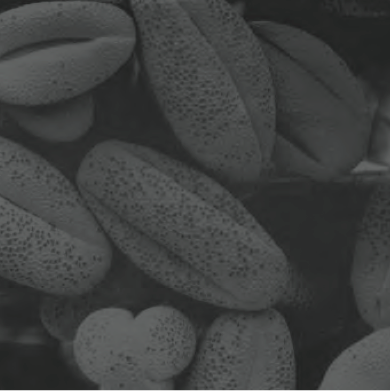
%> input picture Lab_2/seeds.tif, 390 x 391 px
$ octave Lab2.m   (GNU Octave 9; MATLAB toolbox functions it lacks are replaced by stand-ins)
%> lines starting %> are read from the running program, lines starting %| are printed output that depends on the picture; in (x1, y1, x2, y2) boxes, pixels count from 0 and x2, y2 are one past the last pixel; in counts of white or black regions, pixels touching at a corner belong together; the program's own positions count from 1
%===================================================================
clc
clear all
close all
% ===================================================================

figure('Name','Lab2','NumberTitle','off');
img = imread('seeds.tif');
subplot(3,1,1)
img=(img(:,:,1:3));
imwrite(img,'seeds.jpg');
img2=imread('seeds.jpg');
imshow(img);
title('orginal')
%====================================================================

subplot(3,1,2)
bw= im2bw(img,0.2);
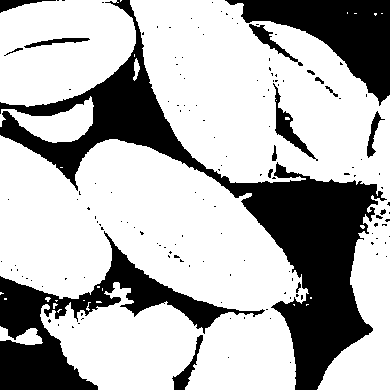
%> bw: size 391x390 logical; 70.2% white; 146 black regions (129 under 20 px), largest, box (x1, y1, x2, y2) and area: (0, 0, 387, 390) 25094, (0, 231, 265, 390) 10221, (225, 0, 390, 106) 7237
imshow(bw);
title('binary image')

subplot(3,1,3)
% I=imread('seeds.jpg');
% J1=imadjust(I,[ ],[1;0]);
% imshow(J1)
bw2 = imcomplement(img2);
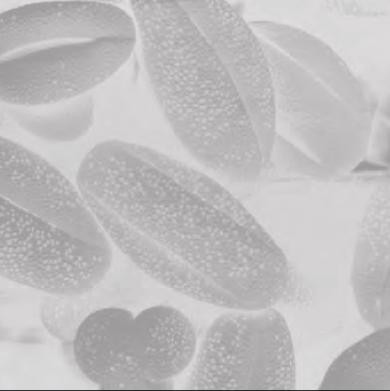
%> bw2: size 391x390x3 uint8; mean R, G, B 191.3, 189.4, 190.3
imshow(bw2);
title('negative image ')
%=====================================================================
figure('Name','Histograms','NumberTitle','off');
subplot(1,2,1)
histogram(img);
title('Histogram');
subplot(1,2,2)
im= histogram(bw2)
title('Histogram for neg')
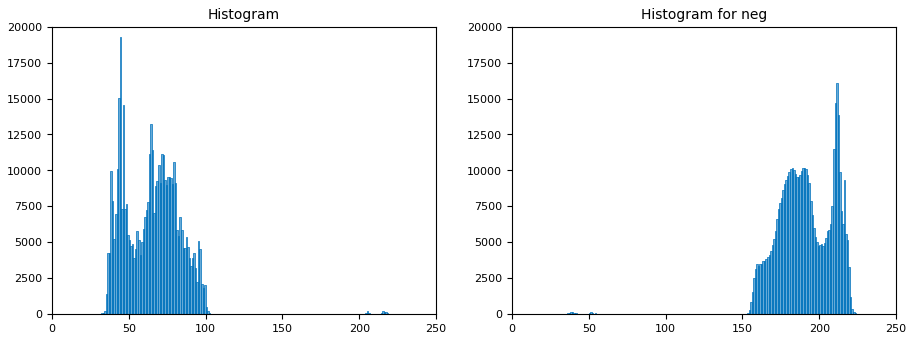
%> figure redrawn from the program's plot data, 2 panels; panel 1: tallest bar 19287 high, from x = 44 to 45; panel 2: tallest bar 16095 high, from x = 211 to 212
